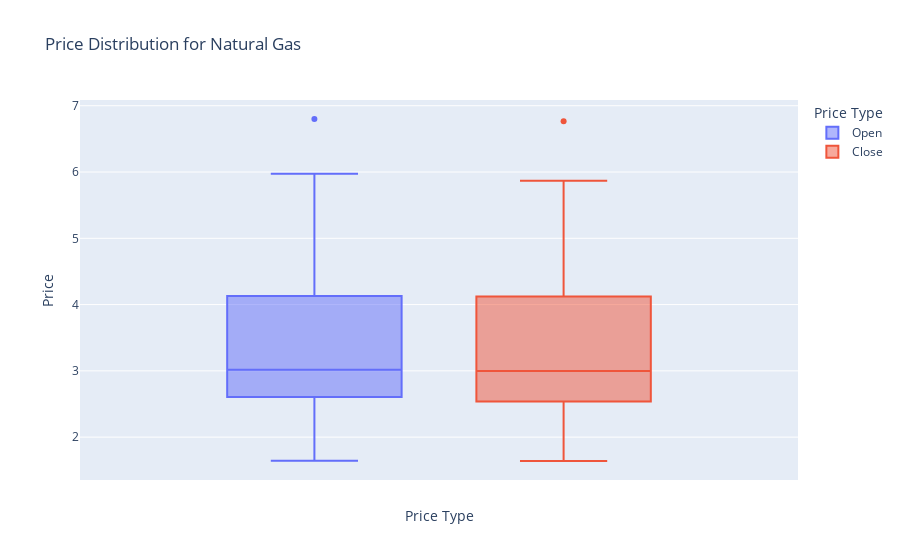

This figure's notebook cell:
### Code cell
# Visualizing the distribution of 'Open' and 'Close' prices for natural gas using a box plot.
# This plot provides insights into the central tendency and variability of the prices.
fig = px.box(natgas_df.melt(id_vars='Date', value_vars=['Open', 'Close'], var_name='Price Type', value_name='Price'), y='Price', color='Price Type', title='Price Distribution for Natural Gas')
fig.update_layout(yaxis_title="Price", xaxis_title="Price Type")
fig.show()

### Figure 1 — Plotly figure (JSON) as saved in the notebook; plotly's stock layout.template omitted (floating-point values rounded to 4 significant figures)
{"data": [{"alignmentgroup": "True", "hovertemplate": "Price Type=Open<br>Price=%{y}<extra></extra>", "legendgroup": "Open", "marker": {"color": "#636efa"}, "name": "Open", "notched": false, "offsetgroup": "Open", "orientation": "v", "showlegend": true, "type": "box", "x0": " ", "xaxis": "x", "y": [4.492, 4.405, 4.372, 3.643, 3.325, 3.348, 3.969, 3.547, 3.557, 4.232, 4.367, 4.447, 4.13, 2.845, 2.637, 2.816, 2.522, 2.366, 1.963, 2.931, 2.905, 3.217, 2.949, 3.03, 3.007, 2.921, 2.663, 2.33, 2.325, 2.184, 1.643, 1.754, 2.55, 2.626, 2.605, 3.746, 5.975, 3.702, 5.627, 5.701, 6.8, 2.085], "y0": " ", "yaxis": "y"}, {"alignmentgroup": "True", "hovertemplate": "Price Type=Close<br>Price=%{y}<extra></extra>", "legendgroup": "Close", "marker": {"color": "#EF553B"}, "name": "Close", "notched": false, "offsetgroup": "Close", "orientation": "v", "showlegend": true, "type": "box", "x0": " ", "xaxis": "x", "y": [4.389, 4.374, 3.666, 2.989, 3.351, 4.024, 3.565, 3.56, 4.23, 4.371, 4.461, 4.121, 2.889, 2.64, 2.832, 2.524, 2.337, 1.959, 2.924, 2.906, 3.724, 3.035, 3.007, 2.733, 2.94, 2.662, 2.308, 2.33, 2.189, 1.64, 1.751, 2.527, 2.539, 2.608, 3.65, 5.867, 3.73, 5.642, 5.424, 6.766, 4.475, 2.114], "y0": " ", "yaxis": "y"}], "layout": {"boxmode": "group", "legend": {"title": {"text": "Price Type"}, "tracegroupgap": 0}, "title": {"text": "Price Distribution for Natural Gas"}, "xaxis": {"anchor": "y", "domain": [0, 1], "title": {"text": "Price Type"}}, "yaxis": {"anchor": "x", "domain": [0, 1], "title": {"text": "Price"}}}}
